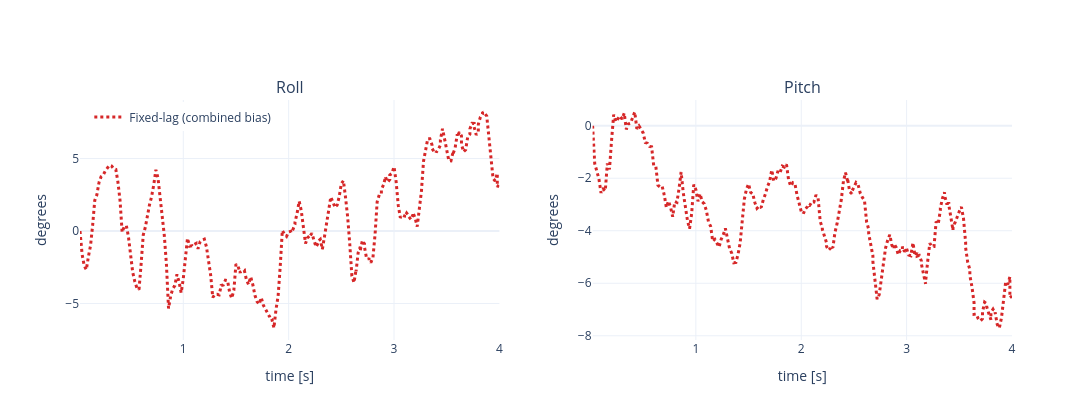

Here is the notebook cell this chart was saved with:
### Code cell
fig = make_subplots(rows=1, cols=2, subplot_titles=("Roll", "Pitch"))
for variant, result in DISPLAY_RESULTS.items():
    trajectory = result["trajectory"]
    times = np.array([row["timestamp_s"] for row in trajectory])
    rolls = np.rad2deg([row["roll"] for row in trajectory])
    pitches = np.rad2deg([row["pitch"] for row in trajectory])
    line = dict(color=COLORS[variant], width=3, dash=LINE_STYLES[variant])
    fig.add_trace(go.Scatter(x=times, y=rolls, mode="lines", name=LABELS[variant], line=line, legendgroup=variant), row=1, col=1)
    fig.add_trace(go.Scatter(x=times, y=pitches, mode="lines", name=LABELS[variant], line=line, legendgroup=variant, showlegend=False), row=1, col=2)
fig.update_xaxes(title_text="time [s]", row=1, col=1)
fig.update_xaxes(title_text="time [s]", row=1, col=2)
fig.update_yaxes(title_text="degrees", row=1, col=1)
fig.update_yaxes(title_text="degrees", row=1, col=2)
fig.update_layout(height=420, width=1100, template="plotly_white", legend=dict(x=0.01, y=0.99))
fig.show()

### Figure 1 — Plotly figure (JSON) as saved in the notebook; plotly's stock layout.template omitted (floating-point values rounded to 4 significant figures; data arrays with more than 128 entries replaced by an {"elided": "..."} marker saying what was removed)
{"data": [{"legendgroup": "fixed_lag_combined_bias", "line": {"color": "#d62728", "dash": "dot", "width": 3}, "mode": "lines", "name": "Fixed-lag (combined bias)", "type": "scatter", "x": {"elided": "281 float values"}, "xaxis": "x", "y": {"elided": "281 float values"}, "yaxis": "y"}, {"legendgroup": "fixed_lag_combined_bias", "line": {"color": "#d62728", "dash": "dot", "width": 3}, "mode": "lines", "name": "Fixed-lag (combined bias)", "showlegend": false, "type": "scatter", "x": {"elided": "281 float values"}, "xaxis": "x2", "y": {"elided": "281 float values"}, "yaxis": "y2"}], "layout": {"annotations": [{"font": {"size": 16}, "showarrow": false, "text": "Roll", "x": 0.225, "xanchor": "center", "xref": "paper", "y": 1, "yanchor": "bottom", "yref": "paper"}, {"font": {"size": 16}, "showarrow": false, "text": "Pitch", "x": 0.775, "xanchor": "center", "xref": "paper", "y": 1, "yanchor": "bottom", "yref": "paper"}], "height": 420, "legend": {"x": 0.01, "y": 0.99}, "width": 1100, "xaxis": {"anchor": "y", "domain": [0, 0.45], "title": {"text": "time [s]"}}, "xaxis2": {"anchor": "y2", "domain": [0.55, 1], "title": {"text": "time [s]"}}, "yaxis": {"anchor": "x", "domain": [0, 1], "title": {"text": "degrees"}}, "yaxis2": {"anchor": "x2", "domain": [0, 1], "title": {"text": "degrees"}}}}
